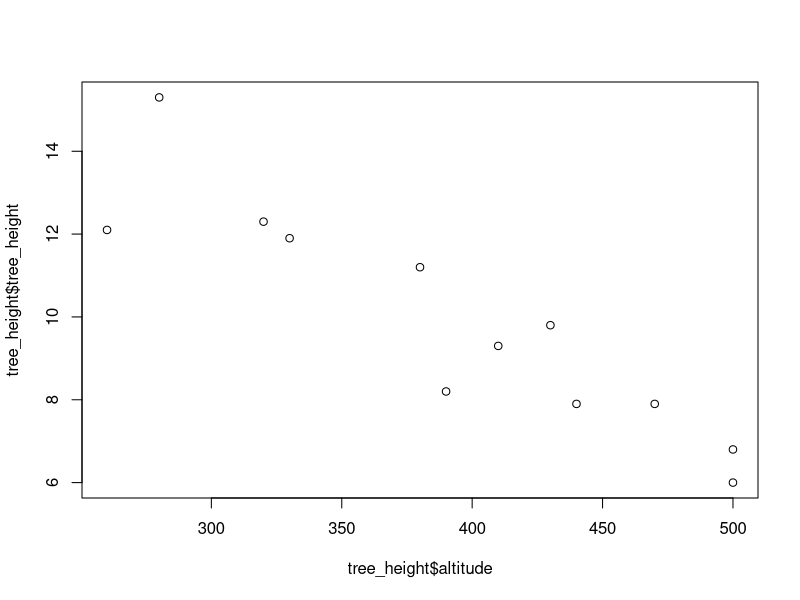
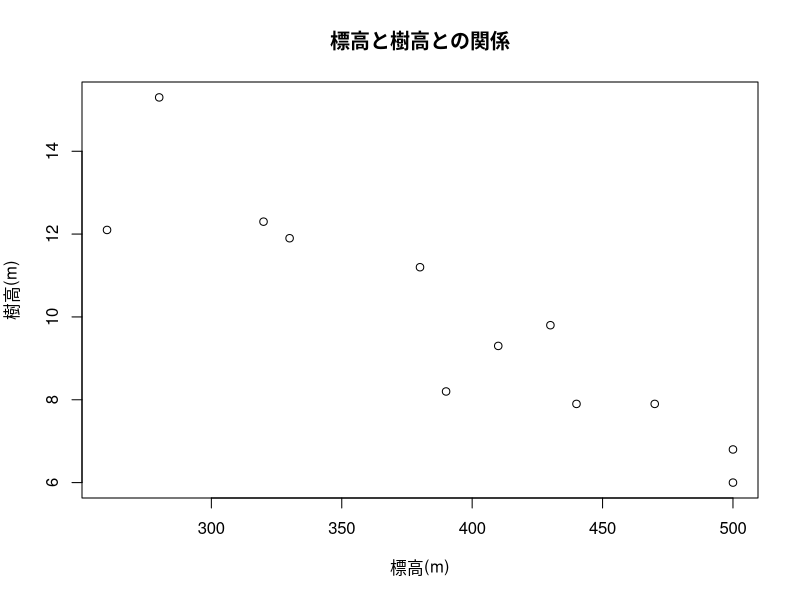

The R script that drew these images, in order:
# tree_height.csvを読み込む。
tree_height <- read.table("./tree_height.csv", header=TRUE, encoding="UTF-8", sep=",")

# 1. 最も基本的な散布図
# 標高と樹高との相関関係を散布図として描く。
plot(tree_height$altitude, tree_height$tree_height)

# 2. タイトルと軸のラベルを付けた散布図
# 散布図のタイトルと軸のラベルを指定した上で、標高と樹高との相関関係を散布図として描く。
plot(tree_height$altitude, tree_height$tree_height, main="標高と樹高との関係", xlab="標高(m)", ylab="樹高(m)")